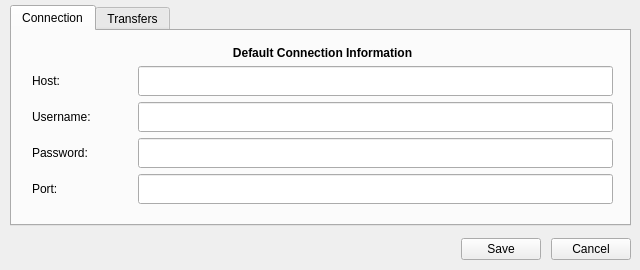
<?xml version="1.0" encoding="UTF-8"?>
<ui version="4.0">
 <class>settingsWindow</class>
 <widget class="QMainWindow" name="settingsWindow">
  <property name="windowModality">
   <enum>Qt::NonModal</enum>
  </property>
  <property name="geometry">
   <rect>
    <x>0</x>
    <y>0</y>
    <width>640</width>
    <height>270</height>
   </rect>
  </property>
  <property name="minimumSize">
   <size>
    <width>640</width>
    <height>270</height>
   </size>
  </property>
  <property name="maximumSize">
   <size>
    <width>640</width>
    <height>270</height>
   </size>
  </property>
  <property name="windowTitle">
   <string>Settings -FTPClient</string>
  </property>
  <widget class="QWidget" name="centralwidget">
   <widget class="QWidget" name="horizontalLayoutWidget">
    <property name="geometry">
     <rect>
      <x>0</x>
      <y>0</y>
      <width>641</width>
      <height>231</height>
     </rect>
    </property>
    <layout class="QHBoxLayout" name="layoutTab">
     <property name="leftMargin">
      <number>10</number>
     </property>
     <property name="topMargin">
      <number>5</number>
     </property>
     <property name="rightMargin">
      <number>10</number>
     </property>
     <property name="bottomMargin">
      <number>5</number>
     </property>
     <item>
      <widget class="QTabWidget" name="tabWidget">
       <property name="font">
        <font>
         <pointsize>9</pointsize>
         <weight>50</weight>
         <bold>false</bold>
        </font>
       </property>
       <property name="currentIndex">
        <number>0</number>
       </property>
       <property name="documentMode">
        <bool>false</bool>
       </property>
       <property name="tabsClosable">
        <bool>false</bool>
       </property>
       <property name="movable">
        <bool>false</bool>
       </property>
       <property name="tabBarAutoHide">
        <bool>true</bool>
       </property>
       <widget class="QWidget" name="tabConnect">
        <attribute name="title">
         <string>Connection</string>
        </attribute>
        <widget class="QWidget" name="formLayoutWidget">
         <property name="geometry">
          <rect>
           <x>10</x>
           <y>10</y>
           <width>601</width>
           <height>172</height>
          </rect>
         </property>
         <layout class="QFormLayout" name="formLayout">
          <property name="leftMargin">
           <number>10</number>
          </property>
          <property name="topMargin">
           <number>5</number>
          </property>
          <property name="rightMargin">
           <number>10</number>
          </property>
          <item row="4" column="1">
           <widget class="QLineEdit" name="inputPortConn">
            <property name="minimumSize">
             <size>
              <width>0</width>
              <height>30</height>
             </size>
            </property>
           </widget>
          </item>
          <item row="1" column="1">
           <widget class="QLineEdit" name="inputHostConn">
            <property name="minimumSize">
             <size>
              <width>0</width>
              <height>30</height>
             </size>
            </property>
            <property name="font">
             <font>
              <pointsize>8</pointsize>
             </font>
            </property>
           </widget>
          </item>
          <item row="1" column="0">
           <widget class="QLabel" name="lbHostConn">
            <property name="minimumSize">
             <size>
              <width>100</width>
              <height>30</height>
             </size>
            </property>
            <property name="font">
             <font>
              <pointsize>9</pointsize>
             </font>
            </property>
            <property name="text">
             <string>Host:</string>
            </property>
           </widget>
          </item>
          <item row="2" column="1">
           <widget class="QLineEdit" name="inputUserConn">
            <property name="minimumSize">
             <size>
              <width>0</width>
              <height>30</height>
             </size>
            </property>
           </widget>
          </item>
          <item row="2" column="0">
           <widget class="QLabel" name="lbUsernameConn">
            <property name="minimumSize">
             <size>
              <width>100</width>
              <height>30</height>
             </size>
            </property>
            <property name="font">
             <font>
              <pointsize>9</pointsize>
             </font>
            </property>
            <property name="text">
             <string>Username:</string>
            </property>
           </widget>
          </item>
          <item row="3" column="1">
           <widget class="QLineEdit" name="inputPassConn">
            <property name="minimumSize">
             <size>
              <width>0</width>
              <height>30</height>
             </size>
            </property>
            <property name="echoMode">
             <enum>QLineEdit::Password</enum>
            </property>
           </widget>
          </item>
          <item row="3" column="0">
           <widget class="QLabel" name="lbPasswordConn">
            <property name="minimumSize">
             <size>
              <width>100</width>
              <height>30</height>
             </size>
            </property>
            <property name="font">
             <font>
              <pointsize>9</pointsize>
             </font>
            </property>
            <property name="text">
             <string>Password:</string>
            </property>
           </widget>
          </item>
          <item row="4" column="0">
           <widget class="QLabel" name="lbPortConn">
            <property name="minimumSize">
             <size>
              <width>100</width>
              <height>30</height>
             </size>
            </property>
            <property name="font">
             <font>
              <pointsize>9</pointsize>
             </font>
            </property>
            <property name="text">
             <string>Port:</string>
            </property>
           </widget>
          </item>
          <item row="0" column="0" colspan="2">
           <widget class="QLabel" name="lbViewConn">
            <property name="minimumSize">
             <size>
              <width>0</width>
              <height>0</height>
             </size>
            </property>
            <property name="font">
             <font>
              <pointsize>9</pointsize>
              <weight>75</weight>
              <bold>true</bold>
              <strikeout>false</strikeout>
             </font>
            </property>
            <property name="layoutDirection">
             <enum>Qt::LeftToRight</enum>
            </property>
            <property name="text">
             <string>Default Connection Information</string>
            </property>
            <property name="alignment">
             <set>Qt::AlignCenter</set>
            </property>
           </widget>
          </item>
         </layout>
        </widget>
       </widget>
       <widget class="QWidget" name="tabTransfers">
        <attribute name="title">
         <string>Transfers</string>
        </attribute>
        <widget class="QWidget" name="verticalLayoutWidget">
         <property name="geometry">
          <rect>
           <x>10</x>
           <y>9</y>
           <width>601</width>
           <height>111</height>
          </rect>
         </property>
         <layout class="QVBoxLayout" name="verticalLayout">
          <property name="spacing">
           <number>10</number>
          </property>
          <property name="leftMargin">
           <number>10</number>
          </property>
          <property name="topMargin">
           <number>5</number>
          </property>
          <property name="rightMargin">
           <number>10</number>
          </property>
          <property name="bottomMargin">
           <number>5</number>
          </property>
          <item>
           <widget class="QLabel" name="lbViewTransfers">
            <property name="minimumSize">
             <size>
              <width>0</width>
              <height>0</height>
             </size>
            </property>
            <property name="font">
             <font>
              <pointsize>9</pointsize>
              <weight>75</weight>
              <bold>true</bold>
              <strikeout>false</strikeout>
             </font>
            </property>
            <property name="layoutDirection">
             <enum>Qt::LeftToRight</enum>
            </property>
            <property name="text">
             <string>Default file exists action</string>
            </property>
            <property name="alignment">
             <set>Qt::AlignCenter</set>
            </property>
           </widget>
          </item>
          <item>
           <widget class="QTabWidget" name="tabUpDown">
            <property name="currentIndex">
             <number>1</number>
            </property>
            <widget class="QWidget" name="tabUploads">
             <attribute name="title">
              <string>Uploads</string>
             </attribute>
             <widget class="QWidget" name="horizontalLayoutWidget_3">
              <property name="geometry">
               <rect>
                <x>0</x>
                <y>0</y>
                <width>581</width>
                <height>41</height>
               </rect>
              </property>
              <layout class="QHBoxLayout" name="horizontalLayout_2">
               <property name="spacing">
                <number>40</number>
               </property>
               <property name="leftMargin">
                <number>10</number>
               </property>
               <property name="topMargin">
                <number>5</number>
               </property>
               <property name="rightMargin">
                <number>10</number>
               </property>
               <property name="bottomMargin">
                <number>5</number>
               </property>
               <item>
                <widget class="QRadioButton" name="radioAskU">
                 <property name="text">
                  <string>Ask for action</string>
                 </property>
                </widget>
               </item>
               <item>
                <widget class="QRadioButton" name="radioSkipU">
                 <property name="text">
                  <string>Skip</string>
                 </property>
                </widget>
               </item>
               <item>
                <widget class="QRadioButton" name="radioOverwriteU">
                 <property name="text">
                  <string>Overwrite</string>
                 </property>
                </widget>
               </item>
              </layout>
             </widget>
            </widget>
            <widget class="QWidget" name="tabDownloads">
             <attribute name="title">
              <string>Downloads</string>
             </attribute>
             <widget class="QWidget" name="horizontalLayoutWidget_4">
              <property name="geometry">
               <rect>
                <x>0</x>
                <y>0</y>
                <width>581</width>
                <height>41</height>
               </rect>
              </property>
              <layout class="QHBoxLayout" name="horizontalLayout_3">
               <property name="spacing">
                <number>40</number>
               </property>
               <property name="leftMargin">
                <number>10</number>
               </property>
               <property name="topMargin">
                <number>5</number>
               </property>
               <property name="rightMargin">
                <number>10</number>
               </property>
               <property name="bottomMargin">
                <number>5</number>
               </property>
               <item>
                <widget class="QRadioButton" name="radioAskD">
                 <property name="text">
                  <string>Ask for action</string>
                 </property>
                </widget>
               </item>
               <item>
                <widget class="QRadioButton" name="radioSkipD">
                 <property name="text">
                  <string>Skip</string>
                 </property>
                </widget>
               </item>
               <item>
                <widget class="QRadioButton" name="radioOverwriteD">
                 <property name="text">
                  <string>Overwrite</string>
                 </property>
                </widget>
               </item>
              </layout>
             </widget>
            </widget>
           </widget>
          </item>
         </layout>
        </widget>
       </widget>
      </widget>
     </item>
    </layout>
   </widget>
   <widget class="QWidget" name="horizontalLayoutWidget_2">
    <property name="geometry">
     <rect>
      <x>0</x>
      <y>230</y>
      <width>641</width>
      <height>38</height>
     </rect>
    </property>
    <layout class="QHBoxLayout" name="horizontalLayout">
     <property name="spacing">
      <number>10</number>
     </property>
     <property name="topMargin">
      <number>5</number>
     </property>
     <property name="rightMargin">
      <number>10</number>
     </property>
     <property name="bottomMargin">
      <number>5</number>
     </property>
     <item>
      <spacer name="horizontalSpacer">
       <property name="orientation">
        <enum>Qt::Horizontal</enum>
       </property>
       <property name="sizeHint" stdset="0">
        <size>
         <width>40</width>
         <height>20</height>
        </size>
       </property>
      </spacer>
     </item>
     <item>
      <widget class="QPushButton" name="btnSave">
       <property name="text">
        <string>Save</string>
       </property>
      </widget>
     </item>
     <item>
      <widget class="QPushButton" name="btnCancel">
       <property name="text">
        <string>Cancel</string>
       </property>
      </widget>
     </item>
    </layout>
   </widget>
  </widget>
 </widget>
 <resources/>
 <connections/>
</ui>
